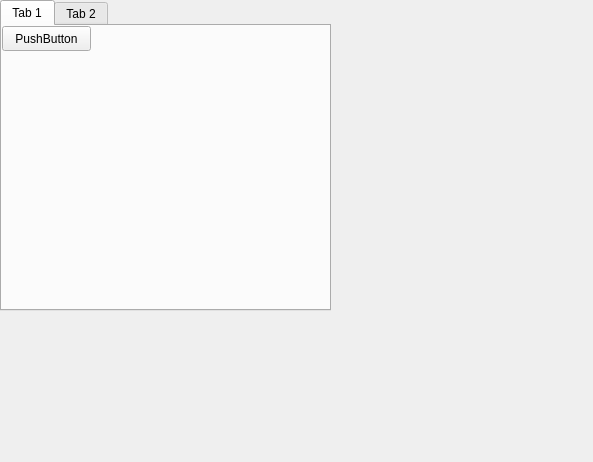
<?xml version="1.0" encoding="UTF-8"?>
<ui version="4.0">
 <class>Form</class>
 <widget class="QWidget" name="Form">
  <property name="geometry">
   <rect>
    <x>0</x>
    <y>0</y>
    <width>593</width>
    <height>462</height>
   </rect>
  </property>
  <property name="windowTitle">
   <string>Form</string>
  </property>
  <widget class="QTabWidget" name="tabWidget">
   <property name="geometry">
    <rect>
     <x>0</x>
     <y>0</y>
     <width>331</width>
     <height>311</height>
    </rect>
   </property>
   <property name="currentIndex">
    <number>0</number>
   </property>
   <widget class="QWidget" name="tab">
    <attribute name="title">
     <string>Tab 1</string>
    </attribute>
    <widget class="QPushButton" name="pushButton">
     <property name="geometry">
      <rect>
       <x>0</x>
       <y>0</y>
       <width>89</width>
       <height>25</height>
      </rect>
     </property>
     <property name="text">
      <string>PushButton</string>
     </property>
    </widget>
   </widget>
   <widget class="QWidget" name="tab_2">
    <attribute name="title">
     <string>Tab 2</string>
    </attribute>
    <widget class="QPushButton" name="pushButton_2">
     <property name="geometry">
      <rect>
       <x>0</x>
       <y>0</y>
       <width>89</width>
       <height>25</height>
      </rect>
     </property>
     <property name="text">
      <string>PushButton</string>
     </property>
    </widget>
   </widget>
  </widget>
 </widget>
 <resources/>
 <connections/>
</ui>
